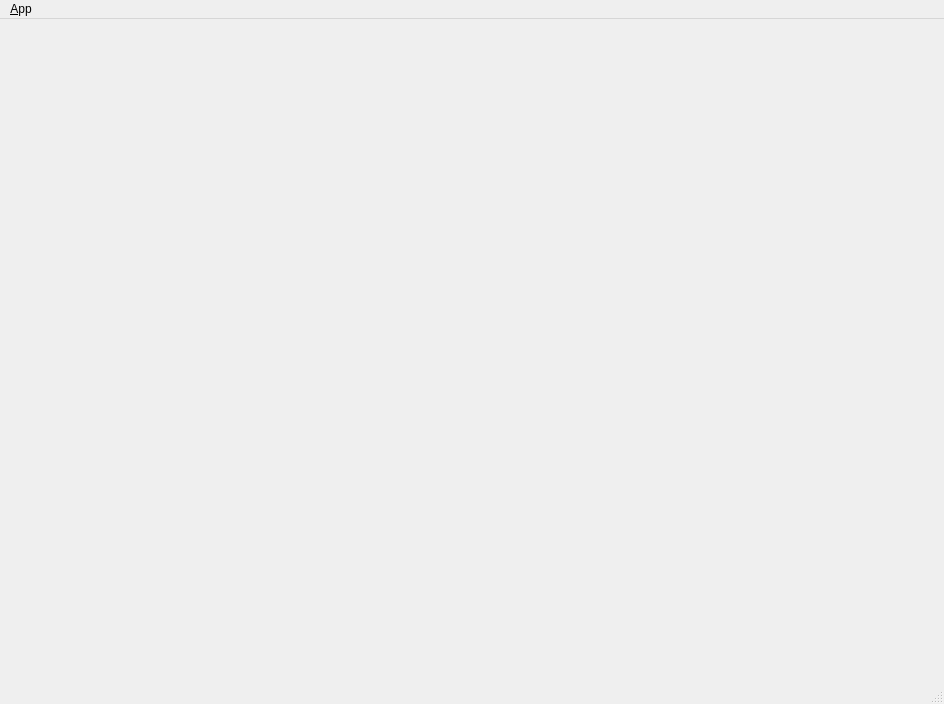
<?xml version="1.0" encoding="UTF-8"?>
<ui version="4.0">
 <class>RefboxWindowDesign</class>
 <widget class="QMainWindow" name="RefboxWindowDesign">
  <property name="geometry">
   <rect>
    <x>0</x>
    <y>0</y>
    <width>944</width>
    <height>704</height>
   </rect>
  </property>
  <property name="windowTitle">
   <string>QRosApp</string>
  </property>
  <property name="windowIcon">
   <iconset resource="../resources/images.qrc">
    <normaloff>:/images/icon.png</normaloff>:/images/icon.png</iconset>
  </property>
  <property name="locale">
   <locale language="English" country="Australia"/>
  </property>
  <widget class="QWidget" name="centralwidget">
   <layout class="QHBoxLayout">
    <item>
     <widget class="RefBoxWidget" name="RefBoxWG" native="true">
           <property name="geometry">
            <rect>
             <x>10</x>
             <y>20</y>
             <width>181</width>
             <height>31</height>
            </rect>
           </property>
           <property name="sizePolicy">
            <sizepolicy hsizetype="Minimum" vsizetype="Minimum">
             <horstretch>0</horstretch>
             <verstretch>0</verstretch>
            </sizepolicy>
           </property>
           <property name="sizeIncrement">
            <size>
             <width>0</width>
             <height>0</height>
            </size>
           </property>
           <property name="mouseTracking">
            <bool>false</bool>
           </property>
           <property name="focusPolicy">
            <enum>Qt::StrongFocus</enum>
           </property>
           <property name="acceptDrops">
            <bool>true</bool>
           </property>
          </widget>
    </item>
   </layout>
  </widget>
  <widget class="QMenuBar" name="menubar">
   <property name="geometry">
    <rect>
     <x>0</x>
     <y>0</y>
     <width>944</width>
     <height>25</height>
    </rect>
   </property>
   <widget class="QMenu" name="menu_File">
    <property name="title">
     <string>&amp;App</string>
    </property>
    <addaction name="action_Preferences"/>
    <addaction name="separator"/>
    <addaction name="actionAbout"/>
    <addaction name="actionAbout_Qt"/>
    <addaction name="separator"/>
    <addaction name="action_Quit"/>
   </widget>
   <addaction name="menu_File"/>
  </widget>
  <widget class="QStatusBar" name="statusbar"/>
  <action name="action_Quit">
   <property name="text">
    <string>&amp;Quit</string>
   </property>
   <property name="shortcut">
    <string>Ctrl+Q</string>
   </property>
   <property name="shortcutContext">
    <enum>Qt::ApplicationShortcut</enum>
   </property>
  </action>
  <action name="action_Preferences">
   <property name="text">
    <string>&amp;Preferences</string>
   </property>
  </action>
  <action name="actionAbout">
   <property name="text">
    <string>&amp;About</string>
   </property>
  </action>
  <action name="actionAbout_Qt">
   <property name="text">
    <string>About &amp;Qt</string>
   </property>
  </action>
 </widget>
 <customwidgets>
 <customwidget>
   <class>RefBoxWidget</class>
   <extends>QWidget</extends>
   <header>RefBoxWidget.h</header>
  </customwidget>
 </customwidgets>
 <resources>
  <include location="../resources/images.qrc"/>
 </resources>
 <connections>
  <connection>
   <sender>action_Quit</sender>
   <signal>triggered()</signal>
   <receiver>RefboxWindowDesign</receiver>
   <slot>close()</slot>
   <hints>
    <hint type="sourcelabel">
     <x>-1</x>
     <y>-1</y>
    </hint>
    <hint type="destinationlabel">
     <x>399</x>
     <y>299</y>
    </hint>
   </hints>
  </connection>
 </connections>
</ui>
